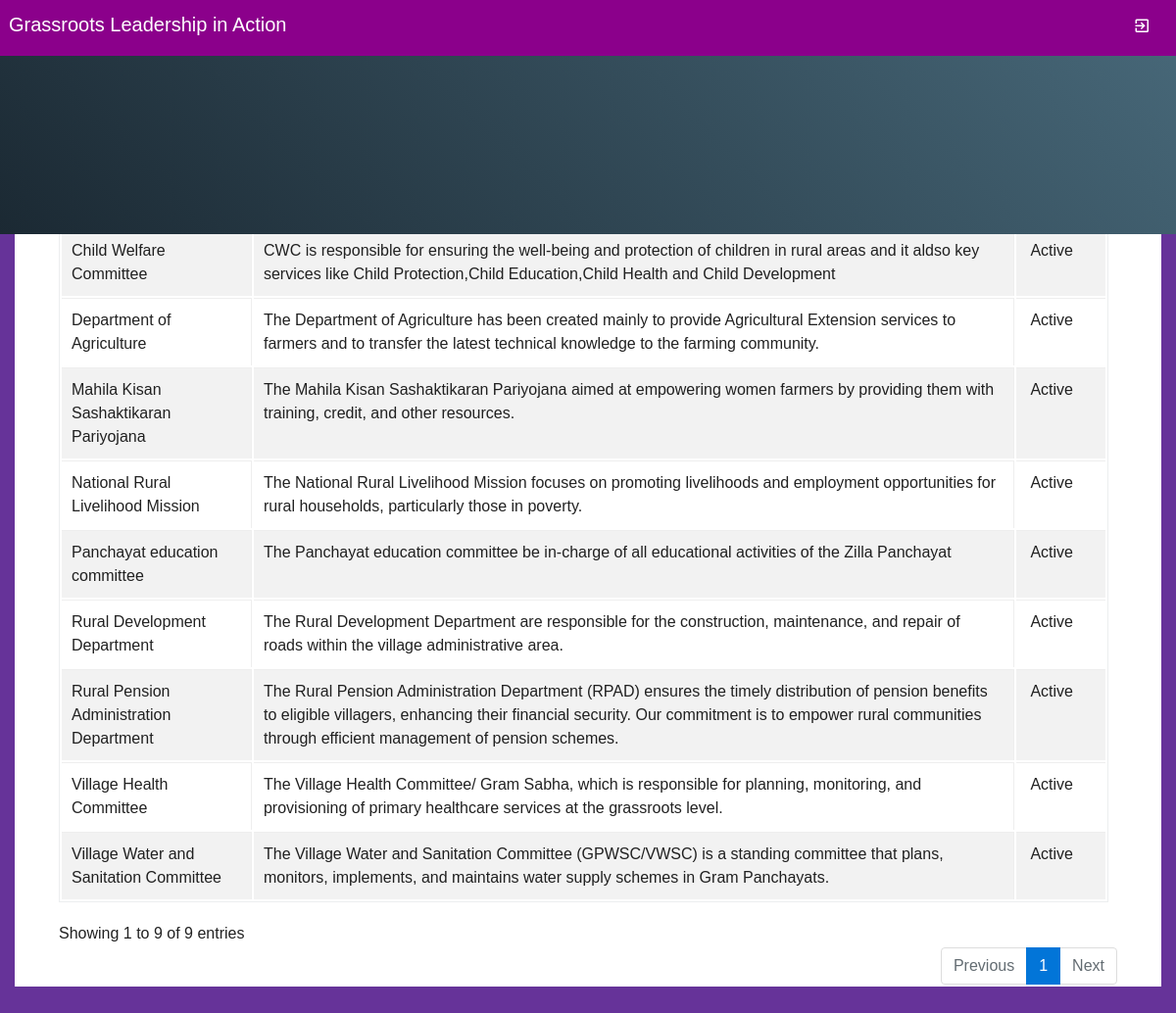
Page /Viewdepartment.php on the committed database.
### tables this page shows
CREATE TABLE `department` (
  `departmentid` int(10) NOT NULL,
  `departmentname` varchar(100) NOT NULL,
  `description` text NOT NULL,
  `status` varchar(10) NOT NULL
);

### Viewdepartment.php (the view, shortened to what this page needs)
<?php
include("adformheader.php");
include("dbconnection.php");
?>
<div class="container-fluid">
  <div class="block-header">
    <h2 class="text-center">View Department Record</h2>
  </div>
  <div class="card">
    <section class="container">
     <table class="table table-bordered table-striped table-hover js-exportable dataTable">
     <thead>
				<tr>
          <td><strong>Name</strong></td>
          <td><strong>Department Description</strong></td>
          <td><strong>Status</strong></td>
        </tr>
        </thead>
        <tbody>
        <?php
        $sql ="SELECT * FROM department";
        $qsql = mysqli_query($con,$sql);
        while($rs = mysqli_fetch_array($qsql))
        {
          echo "<tr>
          <td>$rs[departmentname]</td>
          <td> $rs[description]</td>
          <td>&nbsp;$rs[status]</td>";
          echo "</tr>";
        }
        ?>
      </tbody>
    </table>
  </section>
</div>
</div>
<?php
include("adformfooter.php");
?>

### rows in the picture
department: departmentname "Rural Pension Administration Department", description "The Rural Pension Administration Department (RPAD) ensures the timely distribution of pension benefits to eligible villagers, enhancing their financial security. Our commitment is to empower rural communities through efficient management of pension schemes.", status "Active"
department: departmentname "Village Water and Sanitation Committee", description "The Village Water and Sanitation Committee (GPWSC/VWSC) is a standing committee that plans, monitors, implements, and maintains water supply schemes in Gram Panchayats.", status "Active"
department: departmentname "Rural Development Department", description "The Rural Development Department are responsible for the construction, maintenance, and repair of roads within the village administrative area.", status "Active"
department: departmentname "Village Health Committee", description "The Village Health Committee/ Gram Sabha, which is responsible for planning, monitoring, and provisioning of primary healthcare services at the grassroots level.", status "Active"
department: departmentname "Panchayat education committee", description "The Panchayat education committee be in-charge of all educational activities of the Zilla Panchayat", status "Active"
department: departmentname "Department of Agriculture", description "The Department of Agriculture has been created mainly to provide Agricultural Extension services to farmers and to transfer the latest technical knowledge to the farming community.", status "Active"
department: departmentname "Mahila Kisan Sashaktikaran Pariyojana", description "The Mahila Kisan Sashaktikaran Pariyojana aimed at empowering women farmers by providing them with training, credit, and other resources.", status "Active"
department: departmentname "Child Welfare Committee", description "CWC is responsible for ensuring the well-being and protection of children in rural areas and it aldso key services like Child Protection,Child Education,Child Health and Child Development", status "Active"
department: departmentname "National Rural Livelihood Mission", description "The National Rural Livelihood Mission focuses on promoting livelihoods and employment opportunities for rural households, particularly those in poverty.", status "Active"
